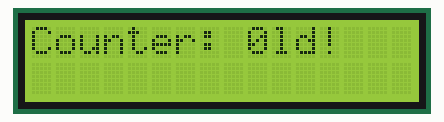
This sketch was run on a simulated Arduino Uno, built with avr-gcc and run on an emulated ATmega328P. On the bench: 16×2 character LCD.

Above: at 0.1 s.
At 4.7 s:
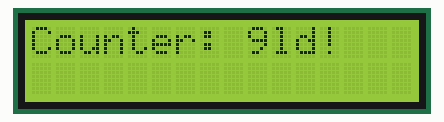
At 9.7 s:
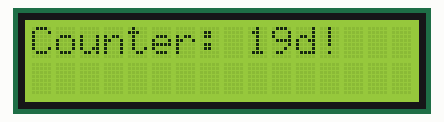
At 19.7 s:
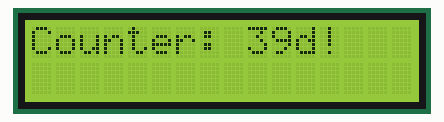
At 29.3 s:
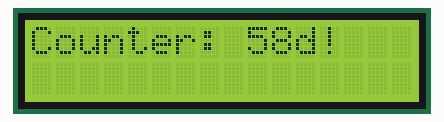
At 39.3 s:
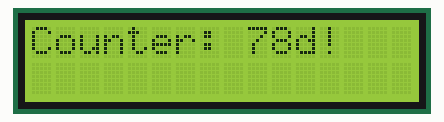

Measured:
- what the display in image 1 shows lasts 0.5 s, from 4.6 s to 5.1 s

The sketch:

lcd.ino
```cpp
#include <Wire.h>
#include <LiquidCrystal_I2C.h>

// Initialize the LCD with the I2C address
// The address is usually 0x27 or 0x3F. Adjust based on your module.
LiquidCrystal_I2C lcd(0x27, 16, 2);

void setup() {
  // Initialize the LCD
  lcd.init();
  lcd.backlight();  // Turn on the LCD backlight

  // Print initial messages on the LCD
  lcd.setCursor(0, 0);  // Set cursor to the first row, first column
  lcd.print("Hello, World!");

//  lcd.setCursor(0, 1);  // Set cursor to the second row, first column
//  lcd.print("I2C LCD Ready");
//
//  delay(3000);  // Display the message for 3 seconds
}

void loop() {
  // Example of displaying dynamic content on the LCD
  lcd.setCursor(0, 0);
  lcd.print("Counter: ");

  for (int i = 0; i < 100; i++) {
    lcd.setCursor(9, 0); // Set cursor to position 9 on the first row
    lcd.print(i);
    delay(500);          // Wait 500ms between updates
  }
}
```
